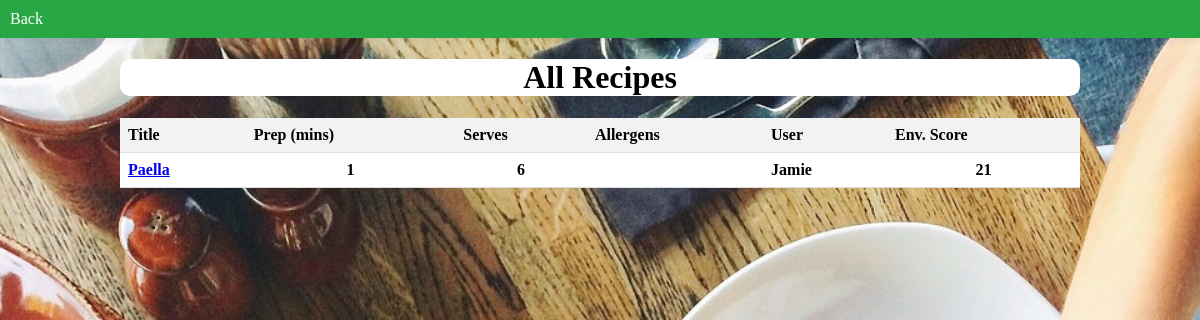
The app's page /recipes/ (signed in), older data.
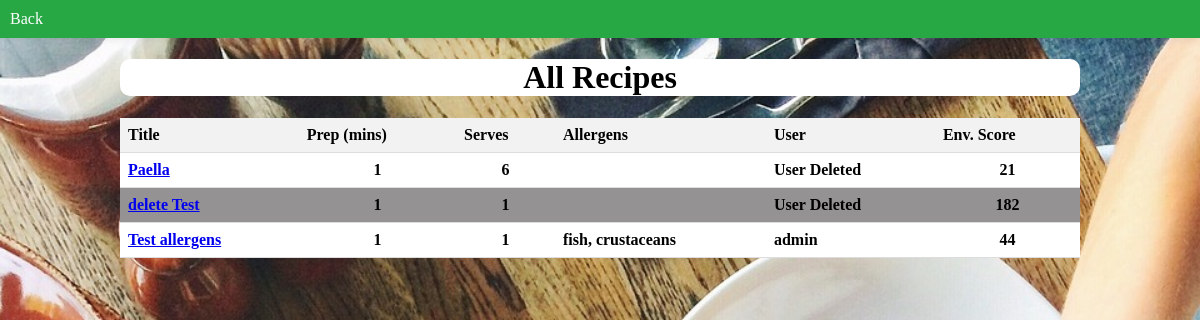
The same page, newer data.
### recipes/models.py (models this page shows, shortened)
class Recipe(models.Model):
    recipe_id = models.AutoField(primary_key=True)
    user = models.ForeignKey(User,on_delete=models.SET_NULL, null=True)
    recipe_title = models.CharField(max_length=200)
    recipe_ingredients = models.TextField()
    preparation = models.TextField()
    prep_time = models.PositiveIntegerField(default=0)
    serves_num = models.PositiveIntegerField(default=1)
    sulphates_per_portion = models.PositiveIntegerField(default=0)
    allergens = models.CharField(max_length=50, null=True, default = None, blank=True)

### recipes/views.py (the view)
# urls.py: path("", views.view_all_recipes, name="view_all_recipes"),
@login_required
def view_all_recipes(request):
    recipes = Recipe.objects.all()
    return render(request, "recipes/all_recipes.html", {"recipes": recipes})

### recipes/templates/recipes/all_recipes.html (shortened to what this page needs)
<!DOCTYPE html>
<html lang="en">
<head>
    {% load static %}
    <link rel="stylesheet" href="{% static '/css/general.css' %}">
</head>
<body>
    <nav>
        <div>
            <div>
                <a href="{% url 'foodle:home' %}">Back</a>
            </div>
        </div>
    </nav>
    <h1>All Recipes</h1>
    <table>
        <thead>
            <tr>
                <th>Title</th>
                <th>Prep (mins)</th>
                <th>Serves</th>
                <th>Allergens</th>
                <th>User</th>
                <th>Env. Score</th>
            </tr>
        </thead>
        <tbody>
            {% for recipe in recipes %}
            <tr>
                <td><a href="{% url 'recipes:view_recipe' recipe_id=recipe.pk %}">{{ recipe.recipe_title }}</a></td>
                <td style="text-align: center;">{{ recipe.prep_time }}</td>
                <td style="text-align: center;">{{ recipe.serves_num }}</td>
                <td>{% if recipe.allergens == None %}
                    {% else %}
                    {{ recipe.allergens }}
                    {% endif %}
                </td>
                <td>
                    {% if recipe.user == None %}
                    User Deleted
                    {% else %}
                    {{ recipe.user.username }}
                    {% endif %}
                </td>
                <td style="text-align: center;">{{ recipe.sulphates_per_portion }}</td>
            </tr>
            {% endfor %}
        </tbody>
    </table>
</body>
</html>

Row changes from the older to the newer data that the page shows:
changed Recipe "Paella": user.username "Jamie" → (not shown); now shows "User Deleted"
added Recipe: recipe_title "delete Test", prep_time "1", serves_num "1", shows "User Deleted", sulphates_per_portion "182"
added Recipe: recipe_title "Test allergens", prep_time "1", serves_num "1", allergens "fish, crustaceans", user.username "admin", sulphates_per_portion "44"
